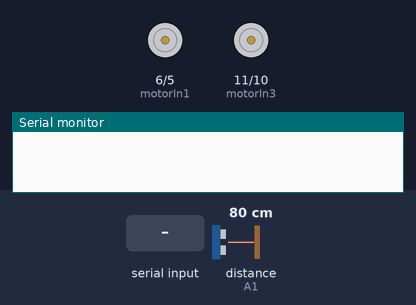
This sketch was run on a simulated Arduino Uno, built with avr-gcc and run on an emulated ATmega328P. Parts: motor-driver pin pairs drawn as motors (green arrow = first pin HIGH = forward, orange = second pin HIGH = backward, longer = more drive), the last lines printed to the serial monitor. The test bench sets the inputs (shaded band); at power-on: distance to the obstacle (sensor on A1) 80 cm. The echo pulse lasts 58.3 µs per cm.

Above: at 1.3 s.
1.4 s: "3" received over Serial
At 3.4 s:
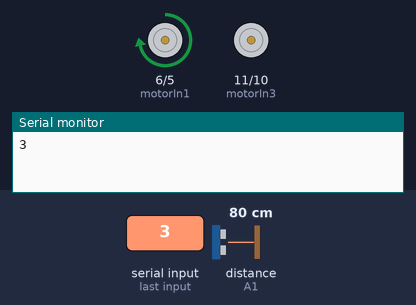
4.4 s: distance to the obstacle (sensor on A1) set to 33 cm
At 5.5 s:
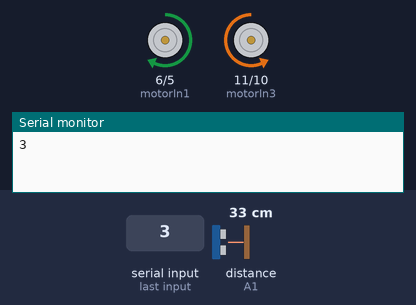
6.9 s: distance to the obstacle (sensor on A1) set to 27 cm
At 7.7 s:
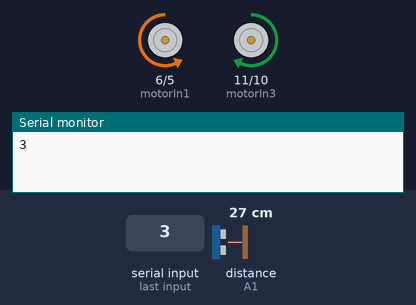
Timing chart, 0 to 15.9 s (numbered marks = the images above; inputs shaded):
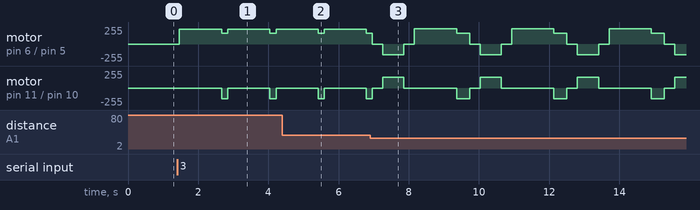

The sketch:

my_car.ino
```cpp
#include <NewPing.h>

#define trigPin A0
#define echoPin A1
#define maxDist 200

int motorIn2 = 5;
int motorIn1 = 6;
int motorIn4 = 10;
int motorIn3 = 11;

int distance = 100;
String voice;
char c;
char stopping;

NewPing sonar(trigPin, echoPin, maxDist);

void setup()
{
  stopping='1';
  Serial.begin(9600);

  pinMode(trigPin, OUTPUT);
  pinMode(echoPin, INPUT);
  pinMode(motorIn1, OUTPUT);
  pinMode(motorIn2, OUTPUT);
  pinMode(motorIn3, OUTPUT);
  pinMode(motorIn4, OUTPUT);

  distance = readPing();
  delay(100);
}

void loop()
{
  while(Serial.available()>0){
    delay(10);
    c=Serial.read();
    voice+=c;
  }

  if(distance<30 && stopping == '0'){
    moveStop();
    delay(300);
    moveBackward();
    delay(600);
    moveStop();
    delay(300);
    obstacle();
    delay(300);
  }else if(voice=="forward" || c == '1'){
    moveForward();
    delay(100);
  }else if(voice=="back" || c == '2'){
    moveBackward();
    delay(100);
  }else if(voice=="left" || c == '3'){
    turnLeft();
    delay(100);
  }else if(voice=="right" || c == '4'){
    turnRight();
    delay(100);
  }else if(voice=="stop" || c == '5'){
    moveStop();
    delay(100);
  }else if(voice=="travel" || c == '6'){
    travel();
    delay(10);
    travel();
    delay(10);
    travel();
    delay(10);
    travel();
    delay(100);
  }

  if(voice.length()>0){
    Serial.println(voice);
    voice="";
  }

  distance = readPing();
  delay(0);
}

int readPing(){
  delay(70);
  int cm = sonar.ping_cm();
  if (cm==0){
    cm=250;
  }
  return cm;
}

void moveStop(){
  analogWrite(motorIn1, 0);
  analogWrite(motorIn2, 0);
  analogWrite(motorIn3, 0);
  analogWrite(motorIn4, 0);
  stopping='1';
}

void moveForward(){
  analogWrite(motorIn1, 164);
  analogWrite(motorIn2, 0);
  analogWrite(motorIn3, 0);
  analogWrite(motorIn4, 164);
  stopping='0';
}

void moveBackward(){
  analogWrite(motorIn1, 0);
  analogWrite(motorIn2, 164);
  analogWrite(motorIn3, 164);
  analogWrite(motorIn4, 0);
  stopping='0';
}

void turnRight(){
  analogWrite(motorIn1, 0);
  analogWrite(motorIn2, 0);
  analogWrite(motorIn3, 0);
  analogWrite(motorIn4, 220);
  delay(1200);
  analogWrite(motorIn1, 164);
  analogWrite(motorIn2, 0);
  analogWrite(motorIn3, 0);
  analogWrite(motorIn4, 164);
  stopping='0';
}

void turnLeft(){
  analogWrite(motorIn1, 220);
  analogWrite(motorIn2, 0);
  analogWrite(motorIn3, 0);
  analogWrite(motorIn4, 0);
  delay(1200);
  analogWrite(motorIn1, 164);
  analogWrite(motorIn2, 0);
  analogWrite(motorIn3, 0);
  analogWrite(motorIn4, 164);
  stopping='0';
}

void obstacle(){
  analogWrite(motorIn1, 232);
  analogWrite(motorIn2, 0);
  analogWrite(motorIn3, 0);
  analogWrite(motorIn4, 0);
  delay(1200);
  analogWrite(motorIn1, 164);
  analogWrite(motorIn2, 0);
  analogWrite(motorIn3, 0);
  analogWrite(motorIn4, 164);
  stopping='0';
}

void travel(){
  moveForward();
  delay(800);
  turnLeft();
  delay(800);
  turnLeft();
  delay(800);
  turnLeft();
  delay(800);
  moveBackward();
  delay(200);
  moveStop();
  delay(100);
}
```

Measured:
- the behaviour switches between 30 and 29 cm on distance to the obstacle (sensor on A1) (found by bisection; images 2 and 3)
- after the input at 1.4 s, motor on pin 6 (motorIn1) / pin 5 (motorIn2): alternates forward 220/255 for 1.2 s and forward 164/255 for 0.18 s, starting after 0.07 s; motor on pin 11 (motorIn3) / pin 10 (motorIn4): alternates backward 164/255 for 0.18 s and stopped for 1.2 s, starting after 1.3 s
